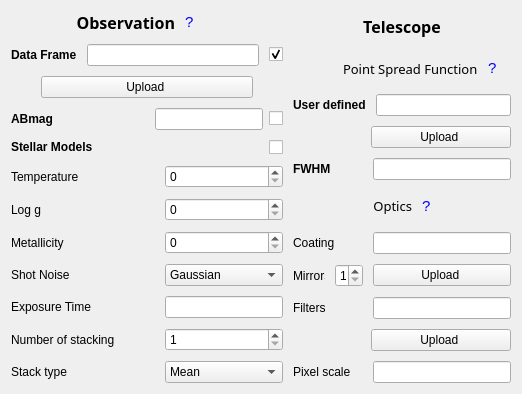
          <widget class="QWidget" name="layoutWidget">
           <property name="geometry">
            <rect>
             <x>10</x>
             <y>324</y>
             <width>522</width>
             <height>317</height>
            </rect>
           </property>
           <layout class="QHBoxLayout" name="horizontalLayout_2">
            <property name="spacing">
             <number>10</number>
            </property>
            <item>
             <layout class="QVBoxLayout" name="verticalLayout">
              <item>
               <layout class="QGridLayout" name="gridLayout_11">
                <property name="leftMargin">
                 <number>65</number>
                </property>
                <property name="verticalSpacing">
                 <number>0</number>
                </property>
                <item row="0" column="0">
                 <widget class="QLabel" name="label">
                  <property name="font">
                   <font>
                    <family>Bell MT</family>
                    <pointsize>12</pointsize>
                    <weight>75</weight>
                    <bold>true</bold>
                   </font>
                  </property>
                  <property name="mouseTracking">
                   <bool>true</bool>
                  </property>
                  <property name="toolTip">
                   <string/>
                  </property>
                  <property name="text">
                   <string>&lt;html&gt;&lt;head/&gt;&lt;body&gt;&lt;p align=&quot;right&quot;&gt;Observation&lt;/p&gt;&lt;/body&gt;&lt;/html&gt;</string>
                  </property>
                 </widget>
                </item>
                <item row="0" column="1">
                 <widget class="QLabel" name="T_help_2">
                  <property name="palette">
                   <palette>
                    <active>
                     <colorrole role="WindowText">
                      <brush brushstyle="SolidPattern">
                       <color alpha="255">
                        <red>0</red>
                        <green>0</green>
                        <blue>255</blue>
                       </color>
                      </brush>
                     </colorrole>
                    </active>
                    <inactive>
                     <colorrole role="WindowText">
                      <brush brushstyle="SolidPattern">
                       <color alpha="255">
                        <red>0</red>
                        <green>0</green>
                        <blue>255</blue>
                       </color>
                      </brush>
                     </colorrole>
                    </inactive>
                    <disabled>
                     <colorrole role="WindowText">
                      <brush brushstyle="SolidPattern">
                       <color alpha="255">
                        <red>120</red>
                        <green>120</green>
                        <blue>120</blue>
                       </color>
                      </brush>
                     </colorrole>
                    </disabled>
                   </palette>
                  </property>
                  <property name="font">
                   <font>
                    <pointsize>11</pointsize>
                    <weight>50</weight>
                    <bold>false</bold>
                   </font>
                  </property>
                  <property name="mouseTracking">
                   <bool>true</bool>
                  </property>
                  <property name="tabletTracking">
                   <bool>true</bool>
                  </property>
                  <property name="focusPolicy">
                   <enum>Qt::WheelFocus</enum>
                  </property>
                  <property name="toolTip">
                   <string>&lt;html&gt;&lt;head/&gt;&lt;body&gt;&lt;p&gt;Source input can be given as &lt;br/&gt;Dataframe with ra, dec and mag&lt;br/&gt;Or&lt;br/&gt;Spectra with wavelength in Angstrom and flux in ergs/s/cm2/A&lt;br/&gt;Or&lt;br/&gt;AB magnitude of star&lt;br/&gt;Or&lt;br/&gt;Temperature, Log g and Metallicity of star&lt;br/&gt;&lt;/p&gt;&lt;/body&gt;&lt;/html&gt;</string>
                  </property>
                  <property name="styleSheet">
                   <string notr="true">set color = rgb(255, 255, 170)</string>
                  </property>
                  <property name="text">
                   <string>&lt;html&gt;&lt;head/&gt;&lt;body&gt;&lt;p&gt;?&lt;/p&gt;&lt;/body&gt;&lt;/html&gt;</string>
                  </property>
                 </widget>
                </item>
               </layout>
              </item>
              <item>
               <layout class="QHBoxLayout" name="horizontalLayout_18">
                <item>
                 <widget class="QLabel" name="label_5">
                  <property name="text">
                   <string>&lt;html&gt;&lt;head/&gt;&lt;body&gt;&lt;p&gt;&lt;span style=&quot; font-weight:600;&quot;&gt;Data Frame&lt;/span&gt;&lt;/p&gt;&lt;/body&gt;&lt;/html&gt;</string>
                  </property>
                 </widget>
                </item>
                <item>
                 <widget class="QLineEdit" name="source">
                  <property name="toolTip">
                   <string>&lt;html&gt;&lt;head/&gt;&lt;body&gt;&lt;p&gt;CSV for dataframe.&lt;br/&gt;CSV file format&lt;br/&gt;ra : degrees&lt;br/&gt;dec: degrees&lt;br/&gt;mag : ABmag&lt;br/&gt;&lt;br/&gt;DAT for spectra.&lt;br/&gt;DAT file format&lt;br/&gt;0 : Wavelength in Angstrom&lt;br/&gt;1 : Response function&lt;/p&gt;&lt;/body&gt;&lt;/html&gt;</string>
                  </property>
                 </widget>
                </item>
                <item>
                 <widget class="QCheckBox" name="check_df">
                  <property name="toolTip">
                   <string>&lt;html&gt;&lt;head/&gt;&lt;body&gt;&lt;p&gt;Click to choose Input as Dataframe or Spectra&lt;/p&gt;&lt;/body&gt;&lt;/html&gt;</string>
                  </property>
                  <property name="text">
                   <string/>
                  </property>
                  <property name="checked">
                   <bool>true</bool>
                  </property>
                  <property name="autoExclusive">
                   <bool>true</bool>
                  </property>
                  <property name="tristate">
                   <bool>false</bool>
                  </property>
                 </widget>
                </item>
               </layout>
              </item>
              <item>
               <layout class="QHBoxLayout" name="horizontalLayout_19">
                <property name="spacing">
                 <number>0</number>
                </property>
                <property name="leftMargin">
                 <number>30</number>
                </property>
                <property name="rightMargin">
                 <number>30</number>
                </property>
                <item>
                 <widget class="QPushButton" name="upload">
                  <property name="toolTip">
                   <string>&lt;html&gt;&lt;head/&gt;&lt;body&gt;&lt;p&gt;Click to upload&lt;/p&gt;&lt;/body&gt;&lt;/html&gt;</string>
                  </property>
                  <property name="text">
                   <string>Upload </string>
                  </property>
                 </widget>
                </item>
               </layout>
              </item>
              <item>
               <layout class="QGridLayout" name="gridLayout_8">
                <property name="horizontalSpacing">
                 <number>6</number>
                </property>
                <property name="verticalSpacing">
                 <number>0</number>
                </property>
                <item row="0" column="0">
                 <widget class="QLabel" name="label_4">
                  <property name="minimumSize">
                   <size>
                    <width>138</width>
                    <height>0</height>
                   </size>
                  </property>
                  <property name="text">
                   <string>&lt;html&gt;&lt;head/&gt;&lt;body&gt;&lt;p&gt;&lt;span style=&quot; font-weight:600;&quot;&gt;ABmag&lt;/span&gt;&lt;/p&gt;&lt;/body&gt;&lt;/html&gt;</string>
                  </property>
                 </widget>
                </item>
                <item row="0" column="2">
                 <widget class="QCheckBox" name="check_abmag">
                  <property name="toolTip">
                   <string>&lt;html&gt;&lt;head/&gt;&lt;body&gt;&lt;p&gt;Click to choose Input as AB magnitude&lt;/p&gt;&lt;/body&gt;&lt;/html&gt;</string>
                  </property>
                  <property name="text">
                   <string/>
                  </property>
                  <property name="autoExclusive">
                   <bool>true</bool>
                  </property>
                  <property name="tristate">
                   <bool>false</bool>
                  </property>
                 </widget>
                </item>
                <item row="0" column="1">
                 <widget class="QLineEdit" name="abmag">
                  <property name="toolTip">
                   <string>&lt;html&gt;&lt;head/&gt;&lt;body&gt;&lt;p&gt;Enter magnitude of star in AB mag&lt;/p&gt;&lt;/body&gt;&lt;/html&gt;</string>
                  </property>
                 </widget>
                </item>
               </layout>
              </item>
              <item>
               <layout class="QHBoxLayout" name="horizontalLayout_25">
                <item>
                 <widget class="QLabel" name="label_38">
                  <property name="text">
                   <string>&lt;html&gt;&lt;head/&gt;&lt;body&gt;&lt;p&gt;&lt;span style=&quot; font-weight:600;&quot;&gt;Stellar Models&lt;/span&gt;&lt;/p&gt;&lt;/body&gt;&lt;/html&gt;</string>
                  </property>
                 </widget>
                </item>
                <item>
                 <widget class="QCheckBox" name="check_st_model">
                  <property name="toolTip">
                   <string>&lt;html&gt;&lt;head/&gt;&lt;body&gt;&lt;p&gt;Click to choose stellar paramters as input&lt;/p&gt;&lt;/body&gt;&lt;/html&gt;</string>
                  </property>
                  <property name="layoutDirection">
                   <enum>Qt::RightToLeft</enum>
                  </property>
                  <property name="text">
                   <string/>
                  </property>
                  <property name="autoExclusive">
                   <bool>true</bool>
                  </property>
                  <property name="tristate">
                   <bool>false</bool>
                  </property>
                 </widget>
                </item>
               </layout>
              </item>
              <item>
               <layout class="QGridLayout" name="gridLayout_3">
                <property name="horizontalSpacing">
                 <number>50</number>
                </property>
                <item row="0" column="1">
                 <widget class="QSpinBox" name="spinBox">
                  <property name="maximum">
                   <number>50000</number>
                  </property>
                  <property name="singleStep">
                   <number>500</number>
                  </property>
                 </widget>
                </item>
                <item row="7" column="0">
                 <widget class="QLabel" name="label_33">
                  <property name="text">
                   <string>Exposure Time</string>
                  </property>
                 </widget>
                </item>
                <item row="4" column="1">
                 <widget class="QSpinBox" name="spinBox_3"/>
                </item>
                <item row="0" column="0">
                 <widget class="QLabel" name="label_6">
                  <property name="text">
                   <string>Temperature</string>
                  </property>
                 </widget>
                </item>
                <item row="7" column="1">
                 <widget class="QLineEdit" name="exp_time">
                  <property name="toolTip">
                   <string>&lt;html&gt;&lt;head/&gt;&lt;body&gt;&lt;p&gt;Metallicity F/H&lt;/p&gt;&lt;/body&gt;&lt;/html&gt;</string>
                  </property>
                  <property name="clearButtonEnabled">
                   <bool>false</bool>
                  </property>
                 </widget>
                </item>
                <item row="13" column="1">
                 <widget class="QComboBox" name="stack_type">
                  <item>
                   <property name="text">
                    <string>Mean</string>
                   </property>
                  </item>
                  <item>
                   <property name="text">
                    <string>Median</string>
                   </property>
                  </item>
                 </widget>
                </item>
                <item row="6" column="0">
                 <widget class="QLabel" name="label_31">
                  <property name="text">
                   <string>Shot Noise</string>
                  </property>
                 </widget>
                </item>
                <item row="2" column="0">
                 <widget class="QLabel" name="label_7">
                  <property name="text">
                   <string>Log g</string>
                  </property>
                 </widget>
                </item>
                <item row="2" column="1">
                 <widget class="QSpinBox" name="spinBox_2">
                  <property name="layoutDirection">
                   <enum>Qt::LeftToRight</enum>
                  </property>
                  <property name="wrapping">
                   <bool>false</bool>
                  </property>
                 </widget>
                </item>
                <item row="6" column="1">
                 <widget class="QComboBox" name="shot_noise_type">
                  <item>
                   <property name="text">
                    <string>Gaussian</string>
                   </property>
                  </item>
                  <item>
                   <property name="text">
                    <string>Poisson</string>
                   </property>
                  </item>
                 </widget>
                </item>
                <item row="4" column="0">
                 <widget class="QLabel" name="label_8">
                  <property name="text">
                   <string>Metallicity</string>
                  </property>
                 </widget>
                </item>
                <item row="13" column="0">
                 <widget class="QLabel" name="label_37">
                  <property name="text">
                   <string>Stack type</string>
                  </property>
                 </widget>
                </item>
                <item row="8" column="0">
                 <widget class="QLabel" name="label_36">
                  <property name="text">
                   <string>Number of stacking</string>
                  </property>
                 </widget>
                </item>
                <item row="8" column="1">
                 <widget class="QSpinBox" name="n_stack">
                  <property name="minimum">
                   <number>1</number>
                  </property>
                  <property name="maximum">
                   <number>10000</number>
                  </property>
                 </widget>
                </item>
               </layout>
              </item>
             </layout>
            </item>
            <item>
             <layout class="QVBoxLayout" name="verticalLayout_5">
              <item>
               <layout class="QHBoxLayout" name="horizontalLayout_40">
                <item>
                 <widget class="QLabel" name="label_2">
                  <property name="font">
                   <font>
                    <family>Bell MT</family>
                    <pointsize>12</pointsize>
                    <weight>75</weight>
                    <bold>true</bold>
                   </font>
                  </property>
                  <property name="mouseTracking">
                   <bool>true</bool>
                  </property>
                  <property name="text">
                   <string>&lt;html&gt;&lt;head/&gt;&lt;body&gt;&lt;p align=&quot;center&quot;&gt;Telescope&lt;/p&gt;&lt;/body&gt;&lt;/html&gt;</string>
                  </property>
                 </widget>
                </item>
               </layout>
              </item>
              <item>
               <layout class="QHBoxLayout" name="horizontalLayout_17">
                <property name="leftMargin">
                 <number>50</number>
                </property>
                <item>
                 <widget class="QLabel" name="label_9">
                  <property name="font">
                   <font>
                    <family>Bahnschrift SemiLight</family>
                    <pointsize>10</pointsize>
                    <weight>50</weight>
                    <bold>false</bold>
                   </font>
                  </property>
                  <property name="mouseTracking">
                   <bool>true</bool>
                  </property>
                  <property name="text">
                   <string>Point Spread Function</string>
                  </property>
                 </widget>
                </item>
                <item>
                 <widget class="QLabel" name="upload_help_3">
                  <property name="palette">
                   <palette>
                    <active>
                     <colorrole role="WindowText">
                      <brush brushstyle="SolidPattern">
                       <color alpha="255">
                        <red>0</red>
                        <green>0</green>
                        <blue>255</blue>
                       </color>
                      </brush>
                     </colorrole>
                    </active>
                    <inactive>
                     <colorrole role="WindowText">
                      <brush brushstyle="SolidPattern">
                       <color alpha="255">
                        <red>0</red>
                        <green>0</green>
                        <blue>255</blue>
                       </color>
                      </brush>
                     </colorrole>
                    </inactive>
                    <disabled>
                     <colorrole role="WindowText">
                      <brush brushstyle="SolidPattern">
                       <color alpha="255">
                        <red>120</red>
                        <green>120</green>
                        <blue>120</blue>
                       </color>
                      </brush>
                     </colorrole>
                    </disabled>
                   </palette>
                  </property>
                  <property name="font">
                   <font>
                    <pointsize>11</pointsize>
                    <weight>50</weight>
                    <bold>false</bold>
                   </font>
                  </property>
                  <property name="mouseTracking">
                   <bool>false</bool>
                  </property>
                  <property name="tabletTracking">
                   <bool>true</bool>
                  </property>
                  <property name="focusPolicy">
                   <enum>Qt::WheelFocus</enum>
                  </property>
                  <property name="toolTip">
                   <string>&lt;html&gt;&lt;head/&gt;&lt;body&gt;&lt;p&gt;PSF can be given as a FITS file or NPY file&lt;/p&gt;&lt;p&gt; Or &lt;/p&gt;&lt;p&gt;Using FWHM of the PSF in arcseconds&lt;/p&gt;&lt;/body&gt;&lt;/html&gt;</string>
                  </property>
                  <property name="styleSheet">
                   <string notr="true">set color = rgb(255, 255, 170)</string>
                  </property>
                  <property name="text">
                   <string>?</string>
                  </property>
                 </widget>
                </item>
               </layout>
              </item>
              <item>
               <layout class="QHBoxLayout" name="horizontalLayout_35">
                <item>
                 <widget class="QLabel" name="label_39">
                  <property name="minimumSize">
                   <size>
                    <width>70</width>
                    <height>0</height>
                   </size>
                  </property>
                  <property name="text">
                   <string>&lt;html&gt;&lt;head/&gt;&lt;body&gt;&lt;p&gt;&lt;span style=&quot; font-weight:600;&quot;&gt;User defined&lt;/span&gt;&lt;/p&gt;&lt;/body&gt;&lt;/html&gt;</string>
                  </property>
                 </widget>
                </item>
                <item>
                 <widget class="QLineEdit" name="psf_filename">
                  <property name="toolTip">
                   <string>&lt;html&gt;&lt;head/&gt;&lt;body&gt;&lt;p&gt;Upload Point Spread Function as FITS file&lt;/p&gt;&lt;/body&gt;&lt;/html&gt;</string>
                  </property>
                 </widget>
                </item>
               </layout>
              </item>
              <item>
               <layout class="QHBoxLayout" name="horizontalLayout_26">
                <property name="leftMargin">
                 <number>78</number>
                </property>
                <property name="rightMargin">
                 <number>0</number>
                </property>
                <item>
                 <widget class="QPushButton" name="upload_psf">
                  <property name="toolTip">
                   <string>&lt;html&gt;&lt;head/&gt;&lt;body&gt;&lt;p&gt;Click to browse FITS files&lt;/p&gt;&lt;/body&gt;&lt;/html&gt;Q</string>
                  </property>
                  <property name="text">
                   <string>Upload </string>
                  </property>
                 </widget>
                </item>
               </layout>
              </item>
              <item>
               <layout class="QHBoxLayout" name="horizontalLayout_27">
                <item>
                 <widget class="QLabel" name="label_13">
                  <property name="minimumSize">
                   <size>
                    <width>70</width>
                    <height>0</height>
                   </size>
                  </property>
                  <property name="text">
                   <string>&lt;html&gt;&lt;head/&gt;&lt;body&gt;&lt;p&gt;&lt;span style=&quot; font-weight:600;&quot;&gt;FWHM&lt;/span&gt;&lt;/p&gt;&lt;/body&gt;&lt;/html&gt;</string>
                  </property>
                 </widget>
                </item>
                <item>
                 <widget class="QLineEdit" name="fwhm">
                  <property name="toolTip">
                   <string>&lt;html&gt;&lt;head/&gt;&lt;body&gt;&lt;p&gt;Full Width at Half Maximum of PSF in arcseconds&lt;/p&gt;&lt;/body&gt;&lt;/html&gt;</string>
                  </property>
                 </widget>
                </item>
               </layout>
              </item>
              <item>
               <layout class="QHBoxLayout" name="horizontalLayout_28">
                <property name="leftMargin">
                 <number>30</number>
                </property>
                <item>
                 <widget class="QLabel" name="label_11">
                  <property name="font">
                   <font>
                    <family>Bahnschrift SemiLight</family>
                    <pointsize>10</pointsize>
                    <weight>50</weight>
                    <bold>false</bold>
                   </font>
                  </property>
                  <property name="mouseTracking">
                   <bool>true</bool>
                  </property>
                  <property name="text">
                   <string>&lt;html&gt;&lt;head/&gt;&lt;body&gt;&lt;p align=&quot;right&quot;&gt;Optics&lt;/p&gt;&lt;/body&gt;&lt;/html&gt;</string>
                  </property>
                 </widget>
                </item>
                <item>
                 <widget class="QLabel" name="upload_help_5">
                  <property name="palette">
                   <palette>
                    <active>
                     <colorrole role="WindowText">
                      <brush brushstyle="SolidPattern">
                       <color alpha="255">
                        <red>0</red>
                        <green>0</green>
                        <blue>255</blue>
                       </color>
                      </brush>
                     </colorrole>
                    </active>
                    <inactive>
                     <colorrole role="WindowText">
                      <brush brushstyle="SolidPattern">
                       <color alpha="255">
                        <red>0</red>
                        <green>0</green>
                        <blue>255</blue>
                       </color>
                      </brush>
                     </colorrole>
                    </inactive>
                    <disabled>
                     <colorrole role="WindowText">
                      <brush brushstyle="SolidPattern">
                       <color alpha="255">
                        <red>120</red>
                        <green>120</green>
                        <blue>120</blue>
                       </color>
                      </brush>
                     </colorrole>
                    </disabled>
                   </palette>
                  </property>
                  <property name="font">
                   <font>
                    <pointsize>11</pointsize>
                    <weight>50</weight>
                    <bold>false</bold>
                   </font>
                  </property>
                  <property name="mouseTracking">
                   <bool>false</bool>
                  </property>
                  <property name="tabletTracking">
                   <bool>true</bool>
                  </property>
                  <property name="focusPolicy">
                   <enum>Qt::WheelFocus</enum>
                  </property>
                  <property name="toolTip">
                   <string>&lt;html&gt;&lt;head/&gt;&lt;body&gt;&lt;p&gt;Optics paramters can either be uploaded as DAT files&lt;/p&gt;&lt;p&gt;Or&lt;/p&gt;&lt;p&gt;Can be entered as values&lt;/p&gt;&lt;/body&gt;&lt;/html&gt;</string>
                  </property>
                  <property name="styleSheet">
                   <string notr="true">set color = rgb(255, 255, 170)</string>
                  </property>
                  <property name="text">
                   <string>?</string>
                  </property>
                 </widget>
                </item>
               </layout>
              </item>
              <item>
               <layout class="QHBoxLayout" name="horizontalLayout_29">
                <item>
                 <widget class="QLabel" name="label_14">
                  <property name="minimumSize">
                   <size>
                    <width>70</width>
                    <height>0</height>
                   </size>
                  </property>
                  <property name="text">
                   <string>Coating</string>
                  </property>
                 </widget>
                </item>
                <item>
                 <widget class="QLineEdit" name="coating_filename">
                  <property name="toolTip">
                   <string>&lt;html&gt;&lt;head/&gt;&lt;body&gt;&lt;p&gt;Mirror Coating response function&lt;/p&gt;&lt;p&gt;DAT file format&lt;br/&gt;0 : Wavelength in Angstrom&lt;br/&gt;1 : Response function&lt;/p&gt;&lt;/body&gt;&lt;/html&gt;</string>
                  </property>
                 </widget>
                </item>
               </layout>
              </item>
              <item>
               <layout class="QHBoxLayout" name="horizontalLayout_30">
                <item>
                 <widget class="QLabel" name="label_15">
                  <property name="maximumSize">
                   <size>
                    <width>32</width>
                    <height>16777215</height>
                   </size>
                  </property>
                  <property name="text">
                   <string>Mirrors</string>
                  </property>
                 </widget>
                </item>
                <item>
                 <widget class="QSpinBox" name="mirrors">
                  <property name="maximumSize">
                   <size>
                    <width>28</width>
                    <height>16777215</height>
                   </size>
                  </property>
                  <property name="toolTip">
                   <string>&lt;html&gt;&lt;head/&gt;&lt;body&gt;&lt;p&gt;Number of mirrors&lt;/p&gt;&lt;/body&gt;&lt;/html&gt;</string>
                  </property>
                  <property name="minimum">
                   <number>1</number>
                  </property>
                  <property name="maximum">
                   <number>10</number>
                  </property>
                  <property name="singleStep">
                   <number>1</number>
                  </property>
                 </widget>
                </item>
                <item>
                 <widget class="QPushButton" name="upload_coating">
                  <property name="toolTip">
                   <string>&lt;html&gt;&lt;head/&gt;&lt;body&gt;&lt;p&gt;Click to upload Coating data&lt;/p&gt;&lt;/body&gt;&lt;/html&gt;</string>
                  </property>
                  <property name="text">
                   <string>Upload </string>
                  </property>
                 </widget>
                </item>
               </layout>
              </item>
              <item>
               <layout class="QHBoxLayout" name="horizontalLayout_31">
                <item>
                 <widget class="QLabel" name="label_16">
                  <property name="minimumSize">
                   <size>
                    <width>70</width>
                    <height>0</height>
                   </size>
                  </property>
                  <property name="text">
                   <string>Filters</string>
                  </property>
                 </widget>
                </item>
                <item>
                 <widget class="QLineEdit" name="filter_filenames">
                  <property name="enabled">
                   <bool>true</bool>
                  </property>
                  <property name="toolTip">
                   <string>&lt;html&gt;&lt;head/&gt;&lt;body&gt;&lt;p&gt;Filter response function. &lt;/p&gt;&lt;p&gt;DAT file format&lt;br/&gt;0 : Wavelength in Angstrom&lt;br/&gt;1 : Response function&lt;/p&gt;&lt;p&gt;Select all filters&lt;/p&gt;&lt;/body&gt;&lt;/html&gt;</string>
                  </property>
                 </widget>
                </item>
               </layout>
              </item>
              <item>
               <layout class="QHBoxLayout" name="horizontalLayout_33">
                <property name="leftMargin">
                 <number>78</number>
                </property>
                <property name="rightMargin">
                 <number>0</number>
                </property>
                <item>
                 <widget class="QPushButton" name="upload_filters">
                  <property name="toolTip">
                   <string>&lt;html&gt;&lt;head/&gt;&lt;body&gt;&lt;p&gt;Click to browse filters&lt;/p&gt;&lt;/body&gt;&lt;/html&gt;</string>
                  </property>
                  <property name="text">
                   <string>Upload </string>
                  </property>
                 </widget>
                </item>
               </layout>
              </item>
              <item>
               <layout class="QHBoxLayout" name="horizontalLayout_34">
                <item>
                 <widget class="QLabel" name="label_34">
                  <property name="minimumSize">
                   <size>
                    <width>70</width>
                    <height>0</height>
                   </size>
                  </property>
                  <property name="text">
                   <string>Pixel scale</string>
                  </property>
                 </widget>
                </item>
                <item>
                 <widget class="QLineEdit" name="pixel_scale">
                  <property name="toolTip">
                   <string>&lt;html&gt;&lt;head/&gt;&lt;body&gt;&lt;p&gt;Pixel scale of telescope in arcsecond/pixels&lt;/p&gt;&lt;/body&gt;&lt;/html&gt;</string>
                  </property>
                 </widget>
                </item>
               </layout>
              </item>
             </layout>
            </item>
           </layout>
          </widget>
